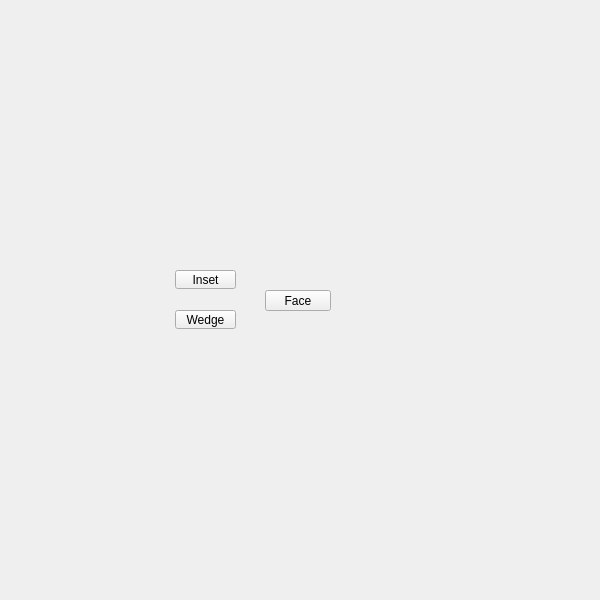
<?xml version="1.0" encoding="UTF-8"?>
<ui version="4.0">
 <class>QtUi</class>
 <widget class="QMainWindow" name="QtUi">
  <property name="enabled">
   <bool>true</bool>
  </property>
  <property name="geometry">
   <rect>
    <x>0</x>
    <y>0</y>
    <width>600</width>
    <height>600</height>
   </rect>
  </property>
  <property name="sizePolicy">
   <sizepolicy hsizetype="Ignored" vsizetype="Ignored">
    <horstretch>0</horstretch>
    <verstretch>0</verstretch>
   </sizepolicy>
  </property>
  <property name="minimumSize">
   <size>
    <width>0</width>
    <height>0</height>
   </size>
  </property>
  <property name="maximumSize">
   <size>
    <width>600</width>
    <height>600</height>
   </size>
  </property>
  <property name="cursor">
   <cursorShape>ArrowCursor</cursorShape>
  </property>
  <property name="windowTitle">
   <string>Toolkit</string>
  </property>
  <property name="whatsThis">
   <string>main</string>
  </property>
  <property name="toolButtonStyle">
   <enum>Qt::ToolButtonIconOnly</enum>
  </property>
  <property name="tabShape">
   <enum>QTabWidget::Triangular</enum>
  </property>
  <property name="dockNestingEnabled">
   <bool>true</bool>
  </property>
  <property name="dockOptions">
   <set>QMainWindow::AllowNestedDocks|QMainWindow::AllowTabbedDocks|QMainWindow::AnimatedDocks|QMainWindow::ForceTabbedDocks</set>
  </property>
  <widget class="QWidget" name="mainWindow">
   <property name="sizePolicy">
    <sizepolicy hsizetype="Ignored" vsizetype="Ignored">
     <horstretch>0</horstretch>
     <verstretch>0</verstretch>
    </sizepolicy>
   </property>
   <widget class="QPushButton" name="b034">
    <property name="enabled">
     <bool>true</bool>
    </property>
    <property name="geometry">
     <rect>
      <x>175</x>
      <y>310</y>
      <width>61</width>
      <height>19</height>
     </rect>
    </property>
    <property name="maximumSize">
     <size>
      <width>111</width>
      <height>19</height>
     </size>
    </property>
    <property name="toolTip">
     <string>Wedge the selected faces by extruding and rotating them about a selected edge.</string>
    </property>
    <property name="text">
     <string>Wedge</string>
    </property>
    <property name="iconSize">
     <size>
      <width>18</width>
      <height>18</height>
     </size>
    </property>
    <property name="balette" stdset="0">
     <palette>
      <active>
       <colorrole role="Highlight">
        <brush brushstyle="SolidPattern">
         <color alpha="255">
          <red>168</red>
          <green>152</green>
          <blue>250</blue>
         </color>
        </brush>
       </colorrole>
      </active>
      <inactive>
       <colorrole role="Highlight">
        <brush brushstyle="SolidPattern">
         <color alpha="255">
          <red>168</red>
          <green>152</green>
          <blue>250</blue>
         </color>
        </brush>
       </colorrole>
      </inactive>
      <disabled>
       <colorrole role="Highlight">
        <brush brushstyle="SolidPattern">
         <color alpha="255">
          <red>0</red>
          <green>120</green>
          <blue>215</blue>
         </color>
        </brush>
       </colorrole>
      </disabled>
     </palette>
    </property>
   </widget>
   <widget class="QPushButton" name="i003">
    <property name="geometry">
     <rect>
      <x>265</x>
      <y>290</y>
      <width>66</width>
      <height>21</height>
     </rect>
    </property>
    <property name="minimumSize">
     <size>
      <width>0</width>
      <height>21</height>
     </size>
    </property>
    <property name="maximumSize">
     <size>
      <width>16777215</width>
      <height>21</height>
     </size>
    </property>
    <property name="whatsThis">
     <string>polygons_face</string>
    </property>
    <property name="text">
     <string>Face</string>
    </property>
   </widget>
   <widget class="ToolButton" name="tb006">
    <property name="enabled">
     <bool>true</bool>
    </property>
    <property name="geometry">
     <rect>
      <x>175</x>
      <y>270</y>
      <width>61</width>
      <height>19</height>
     </rect>
    </property>
    <property name="maximumSize">
     <size>
      <width>111</width>
      <height>19</height>
     </size>
    </property>
    <property name="toolTip">
     <string>Inset selected face region</string>
    </property>
    <property name="text">
     <string>Inset</string>
    </property>
    <property name="iconSize">
     <size>
      <width>18</width>
      <height>18</height>
     </size>
    </property>
   </widget>
  </widget>
 </widget>
 <customwidgets>
  <customwidget>
   <class>ToolButton</class>
   <extends>QToolButton</extends>
   <header>widgets.toolbutton.h</header>
  </customwidget>
 </customwidgets>
 <resources/>
 <connections/>
 <designerdata>
  <property name="gridDeltaX">
   <number>5</number>
  </property>
  <property name="gridDeltaY">
   <number>10</number>
  </property>
  <property name="gridSnapX">
   <bool>true</bool>
  </property>
  <property name="gridSnapY">
   <bool>true</bool>
  </property>
  <property name="gridVisible">
   <bool>true</bool>
  </property>
 </designerdata>
</ui>
